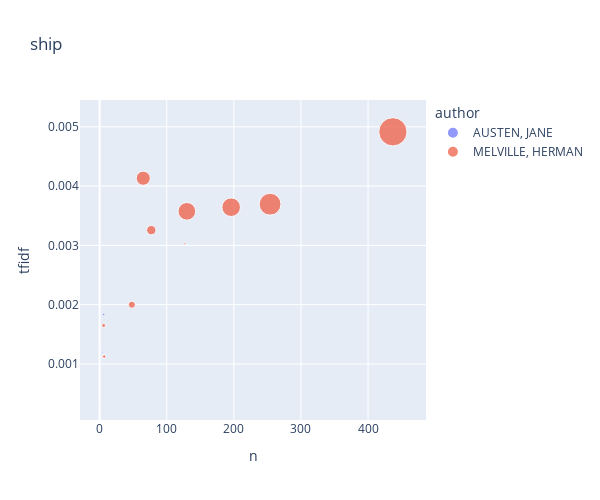

Notebook code for this chart:
### Code cell
top_books_for_term('ship')

### Figure 1 — Plotly figure (JSON) as saved in the notebook; plotly's stock layout.template omitted (floating-point values rounded to 4 significant figures)
{"data": [{"hovertemplate": "<b>%{hovertext}</b><br><br>author=AUSTEN, JANE<br>n=%{x}<br>tfidf=%{y}<br>tf=%{marker.size}<extra></extra>", "hovertext": ["EMMA", "MANSFIELD PARK", "PERSUASION"], "legendgroup": "AUSTEN, JANE", "marker": {"color": "#636efa", "size": [0.0002093, 0.001339, 0.002047], "sizemode": "area", "sizeref": 0.0006238, "symbol": "circle"}, "mode": "markers", "name": "AUSTEN, JANE", "orientation": "v", "showlegend": true, "type": "scatter", "x": [1, 4, 6], "xaxis": "x", "y": [0.0003752, 0.0012, 0.001835], "yaxis": "y"}, {"hovertemplate": "<b>%{hovertext}</b><br><br>author=MELVILLE, HERMAN<br>n=%{x}<br>tfidf=%{y}<br>tf=%{marker.size}<extra></extra>", "hovertext": ["ISRAEL POTTER HIS FIFTY YEARS OF EXILE", "MARDI AND A VOYAGE THITHER VOL I", "MARDI AND A VOYAGE THITHER VOL II", "MOBY DICK OR THE WHALE", "OMOO ADVENTURES IN THE SOUTH SEAS", "PIERRE OR THE AMBIGUITIES", "REDBURN HIS FIRST VOYAGE BEING THE SAILOR BOY CONFESSIONS AND REMINISCENCES OF THE SON OF A GENTLEMAN IN THE MERCHANT NAVY", "THE CONFIDENCE MAN HIS MASQUERADE", "THE PIAZZA TALES", "TYPEE A ROMANCE OF THE SOUTH SEAS", "WHITE JACKET OR THE WORLD ON A MAN OF WAR"], "legendgroup": "MELVILLE, HERMAN", "marker": {"color": "#EF553B", "size": [0.02725, 0.06224, 0.004598, 0.2495, 0.0977, 0.003141, 0.1077, 0.003139, 0.001688, 0.01562, 0.1484], "sizemode": "area", "sizeref": 0.0006238, "symbol": "circle"}, "mode": "markers", "name": "MELVILLE, HERMAN", "orientation": "v", "showlegend": true, "type": "scatter", "x": [77, 65, 6, 437, 130, 6, 196, 7, 127, 48, 254], "xaxis": "x", "y": [0.003257, 0.004133, 0.001649, 0.004916, 0.003575, 0.001126, 0.003644, 0.001126, 0.003026, 0.002, 0.003695], "yaxis": "y"}], "layout": {"height": 500, "legend": {"itemsizing": "constant", "title": {"text": "author"}, "tracegroupgap": 0}, "title": {"text": "ship"}, "width": 600, "xaxis": {"anchor": "y", "domain": [0, 1], "title": {"text": "n"}}, "yaxis": {"anchor": "x", "domain": [0, 1], "title": {"text": "tfidf"}}}}
